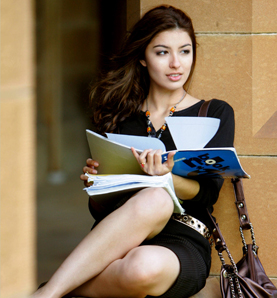
#> input picture skin tone detection/Prathepan_dataset/FacePhoto/0520962400.jpg, 277 x 298 px, found by its file name; its folder holds 4 pictures in this run
$ jupyter execute --allow-errors skin_tone_segmentation.ipynb   (shell and % lines are left out)
#> lines starting #> are read from the running program, lines starting #| are printed output that depends on the picture; pictures that were not available may be replaced by others from this repository, and a replacement may not be noted
[cell 1]
import cv2
import os
from PIL import Image
from sklearn.cluster import KMeans
import numpy as np
from skimage import color
import matplotlib.pyplot as plt
plt.rcParams.update({'figure.max_open_warning': 0})

[cell 2]
path="skin tone detection\Prathepan_dataset\FacePhoto"
path1="skin tone detection\Prathepan_dataset\Ground_Truth\GroundT_FacePhoto"
images=os.listdir(path)
images1=os.listdir(path1)

[cell 3]
img_arr=[]
img_arr1=[]

#> (a cell that did not finish here is left out)

[cell 5]
len(img_arr)
j=0
plt.figure(figsize=(15,20))
for i in img_arr:
    c=cv2.imread(i)
#> c is the input picture: shape (298, 277, 3); mean B, G, R 84.1, 109.9, 129.3
    c=cv2.cvtColor(c,cv2.COLOR_BGR2RGB)
    plt.subplot(8,4,j+1)
    plt.imshow(c)
    plt.axis('off')
    j=j+1
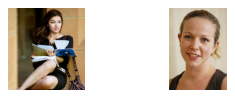
#> figure drawn by matplotlib, 2 panels

[cell 6]
face_cascade=cv2.CascadeClassifier('DATA/haarcascades/haarcascade_frontalface_default.xml')

[cell 7]
output={}

[cell 8]
def detect_face(img):
    img = cv2.imread(img, 0)
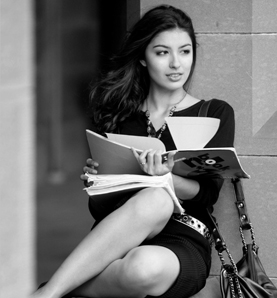
#> img: shape (298, 277); min 0, max 255, mean 112.7
    face_img = img.copy()

    face_rects = face_cascade.detectMultiScale(face_img,1.2,5)
#> face_rects = [[145, 30, 58, 58]]
    [x,y,w,h]=face_rects[0,:]
#> x = 145; y = 30; w = 58; h = 58
#> `img=detect_face(i)`: img = [145, 30, 58, 58]
#> `[a,b,c,d]=img`: a = 145; b = 30; c = 58
#> `input_mask=input_img[b:b+c,a:a+d]`:
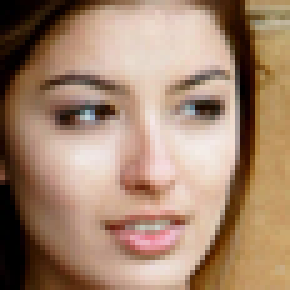
#> input_mask: shape (58, 58, 3) (shown 5 times larger); mean R, G, B 163.7, 133.3, 110.7
#> `input_mask_hsv=color.rgb2hsv(input_mask)`: input_mask_hsv: shape (58, 58, 3) float64; mean of channels 0, 1, 2 0.0934, 0.415, 0.642
#> `y_kmeans=kmeans.fit_predict(feature_vector)`: y_kmeans = 3364 values, max 2 at index 0, min 0 at index 29, mean 0.948
#> `kmeans_output_img=y_kmeans.reshape([w,h])`:
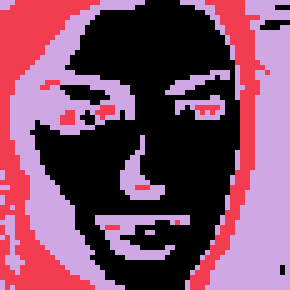
#> kmeans_output_img: shape (58, 58) int32 (shown 5 times larger); 3 distinct labels, from 0 to 2; one colour per label, 0 black
#> after the loop `for i in range(3):`: cnt = [1447, 644, 1273]
#> `skin_cluster_idx=np.argmax(cnt)`: skin_cluster_idx = 0
#> `final_gray_img_hsv=color.rgb2hsv(final_gray_img)`: final_gray_img_hsv: shape (298, 277, 3) float64; mean of channels 0, 1, 2 0, 0, 0.44
#> `final_gray_img_hsv[:,:,1]=color_mask_hsv[:,:,1]`: final_gray_img_hsv: shape (298, 277, 3) float64; mean of channels 0, 1, 2 0, 0.0175, 0.44
#> `zz=output_mask_hsv[:,:,2]-skin_map`:
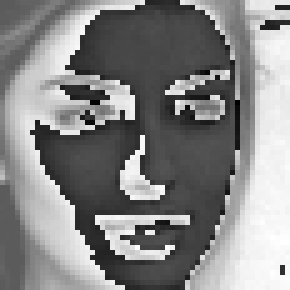
#> zz: shape (58, 58) float64 (shown 5 times larger); min -0.447, max 0.804, mean 0.212; drawn with min black and max white
#     for (x, y, w, h) in face_rects:
#         cv2.rectangle(face_img, (x, y), (x + w, y + h), (255, 255, 255), 10)
#

    return [x,y,w,h]

[cell 9]
j=0
plt.figure(figsize=(20,30))
#> (the rest of this cell did not finish here and is left out)
